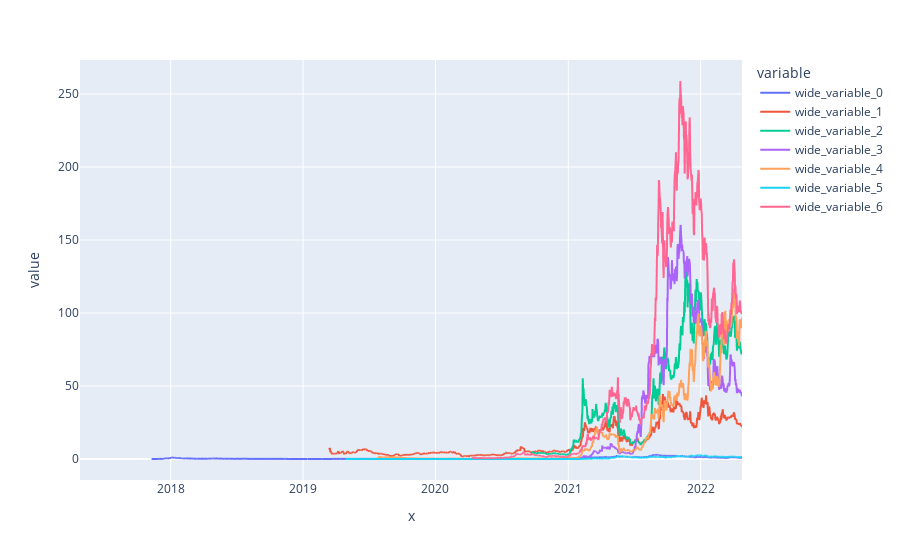

This figure's notebook cell:
### Code cell
fig = px.line(x=df_sol['Date'], y =[ df_ada['close'], df_atom['close'], df_avax['close'], df_axs['close'], df_luna1['close'], df_matic['close'], df_sol['close']])
fig

### Figure 1 — Plotly figure (JSON) as saved in the notebook; plotly's stock layout.template omitted (floating-point values rounded to 4 significant figures; data arrays with more than 128 entries replaced by an {"elided": "..."} marker saying what was removed)
{"data": [{"hovertemplate": "variable=wide_variable_0<br>x=%{x}<br>value=%{y}<extra></extra>", "legendgroup": "wide_variable_0", "line": {"color": "#636efa", "dash": "solid"}, "mode": "lines", "name": "wide_variable_0", "showlegend": true, "type": "scattergl", "x": {"elided": "1826 str values"}, "xaxis": "x", "y": {"elided": "1826 float values"}, "yaxis": "y"}, {"hovertemplate": "variable=wide_variable_1<br>x=%{x}<br>value=%{y}<extra></extra>", "legendgroup": "wide_variable_1", "line": {"color": "#EF553B", "dash": "solid"}, "mode": "lines", "name": "wide_variable_1", "showlegend": true, "type": "scattergl", "x": {"elided": "1826 str values"}, "xaxis": "x", "y": {"elided": "1826 float values"}, "yaxis": "y"}, {"hovertemplate": "variable=wide_variable_2<br>x=%{x}<br>value=%{y}<extra></extra>", "legendgroup": "wide_variable_2", "line": {"color": "#00cc96", "dash": "solid"}, "mode": "lines", "name": "wide_variable_2", "showlegend": true, "type": "scattergl", "x": {"elided": "1826 str values"}, "xaxis": "x", "y": {"elided": "1826 float values"}, "yaxis": "y"}, {"hovertemplate": "variable=wide_variable_3<br>x=%{x}<br>value=%{y}<extra></extra>", "legendgroup": "wide_variable_3", "line": {"color": "#ab63fa", "dash": "solid"}, "mode": "lines", "name": "wide_variable_3", "showlegend": true, "type": "scattergl", "x": {"elided": "1826 str values"}, "xaxis": "x", "y": {"elided": "1826 float values"}, "yaxis": "y"}, {"hovertemplate": "variable=wide_variable_4<br>x=%{x}<br>value=%{y}<extra></extra>", "legendgroup": "wide_variable_4", "line": {"color": "#FFA15A", "dash": "solid"}, "mode": "lines", "name": "wide_variable_4", "showlegend": true, "type": "scattergl", "x": {"elided": "1826 str values"}, "xaxis": "x", "y": {"elided": "1826 float values"}, "yaxis": "y"}, {"hovertemplate": "variable=wide_variable_5<br>x=%{x}<br>value=%{y}<extra></extra>", "legendgroup": "wide_variable_5", "line": {"color": "#19d3f3", "dash": "solid"}, "mode": "lines", "name": "wide_variable_5", "showlegend": true, "type": "scattergl", "x": {"elided": "1826 str values"}, "xaxis": "x", "y": {"elided": "1826 float values"}, "yaxis": "y"}, {"hovertemplate": "variable=wide_variable_6<br>x=%{x}<br>value=%{y}<extra></extra>", "legendgroup": "wide_variable_6", "line": {"color": "#FF6692", "dash": "solid"}, "mode": "lines", "name": "wide_variable_6", "showlegend": true, "type": "scattergl", "x": {"elided": "1826 str values"}, "xaxis": "x", "y": {"elided": "1826 float values"}, "yaxis": "y"}], "layout": {"legend": {"title": {"text": "variable"}, "tracegroupgap": 0}, "margin": {"t": 60}, "xaxis": {"anchor": "y", "domain": [0, 1], "title": {"text": "x"}}, "yaxis": {"anchor": "x", "domain": [0, 1], "title": {"text": "value"}}}}
